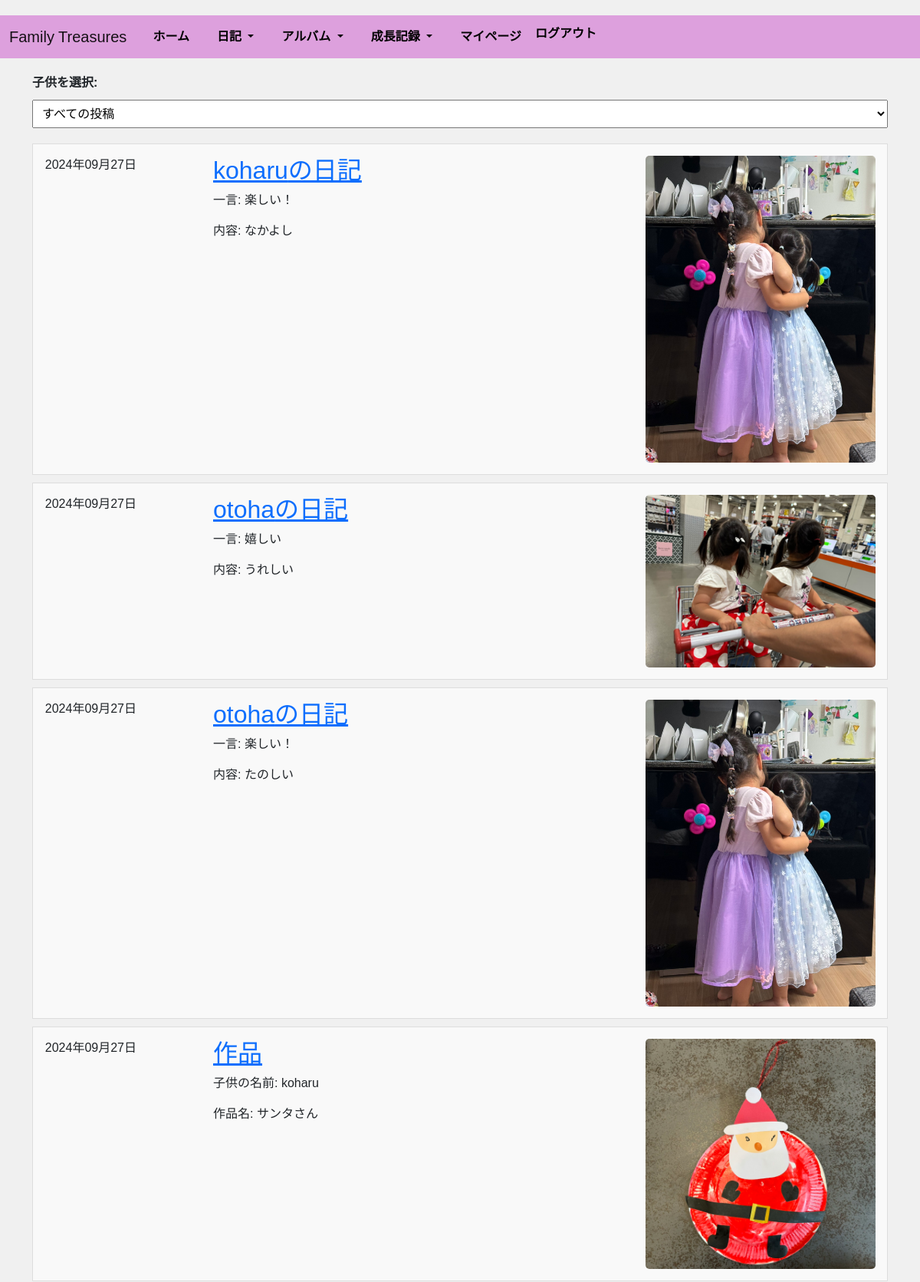
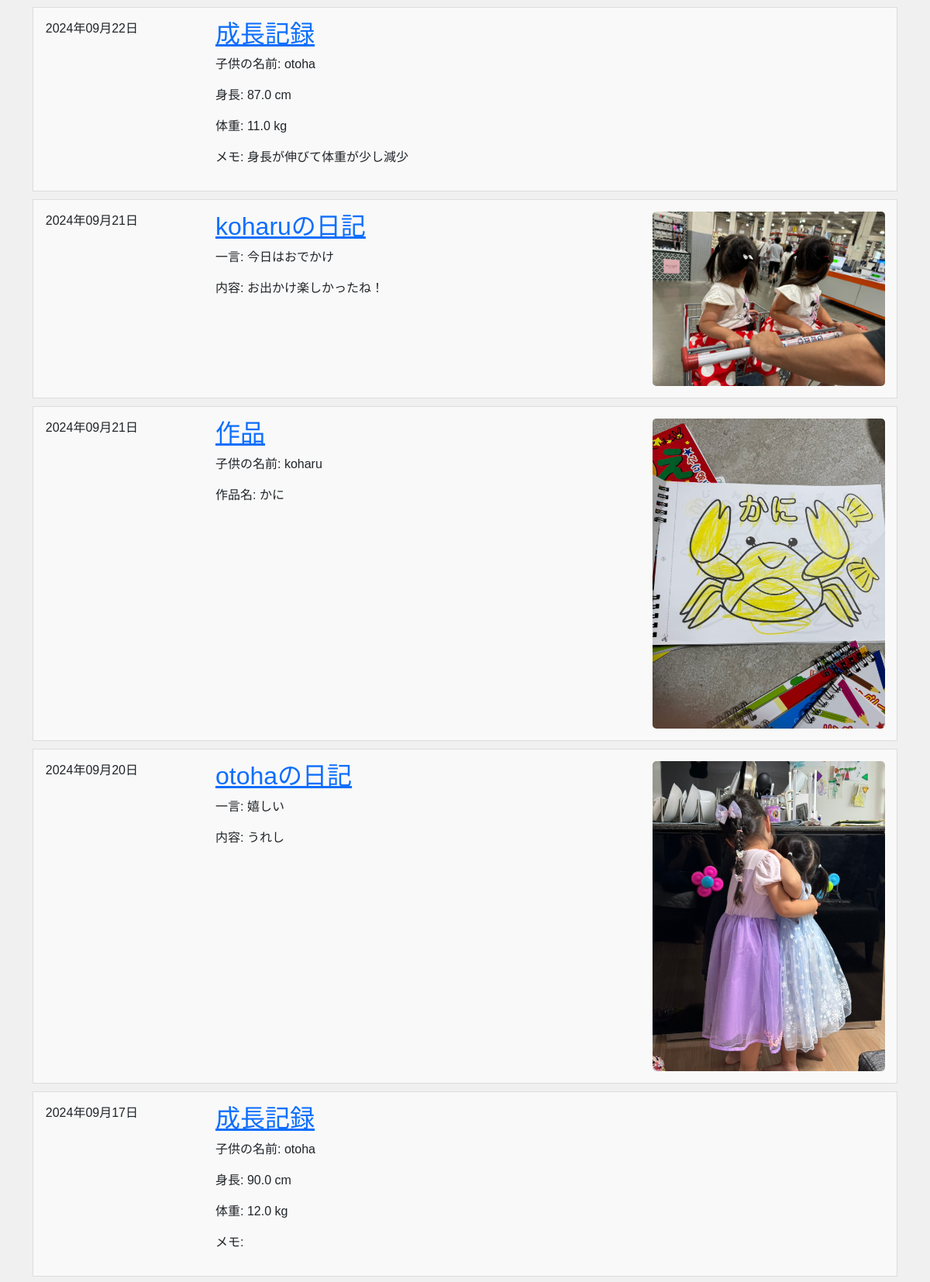
/app/home/ (signed in, upper part), run on the app's committed database (2 pictures, top to bottom).
### app/models.py (models this page shows, shortened)
class Children(models.Model):
    household = models.ForeignKey('Household', on_delete=models.CASCADE, null=True, blank=True)
    child_name = models.CharField(max_length=255)
    birthdate = models.DateField()
    created_at = models.DateTimeField(auto_now_add=True)
    updated_at = models.DateTimeField(auto_now=True)
    class Meta:
        db_table = 'children'

class Template(models.Model):
    text = models.TextField()
    created_at = models.DateTimeField(auto_now_add=True)
    updated_at = models.DateTimeField(auto_now=True)
    class Meta:
        db_table = 'templates'

class Diary(models.Model):
    user = models.ForeignKey(settings.AUTH_USER_MODEL, on_delete=models.CASCADE)
    household = models.ForeignKey('Household', on_delete=models.CASCADE)
    child = models.ForeignKey('Children', on_delete=models.SET_NULL, null=True, blank=True)
    template = models.ForeignKey('Template', on_delete=models.SET_NULL, null=True, blank=True)
    stamp = models.ForeignKey('Stamp', on_delete=models.SET_NULL, null=True, blank=True)
    weather = models.ForeignKey('Weather', on_delete=models.SET_NULL, null=True, blank=True)
    content = models.TextField(blank=True, null=True)
    entry_date = models.DateField(default=timezone.now)
    created_at = models.DateTimeField(auto_now_add=True)
    updated_at = models.DateTimeField(auto_now=True)
    class Meta:
        db_table = 'diaries'

class Artwork(models.Model):
    user = models.ForeignKey(settings.AUTH_USER_MODEL, on_delete=models.CASCADE)
    child = models.ForeignKey('Children', on_delete=models.CASCADE)
    image = models.ImageField(upload_to='artworks/')
    title = models.CharField(max_length=100)
    comment = models.TextField()
    creation_date = models.DateField(default=timezone.now)
    created_at = models.DateTimeField(auto_now_add=True)
    updated_at = models.DateTimeField(auto_now=True)

class GrowthRecord(models.Model):
    user = models.ForeignKey(settings.AUTH_USER_MODEL, on_delete=models.CASCADE)
    child = models.ForeignKey('Children', on_delete=models.CASCADE)
    height = models.FloatField()  # 身長（cm）
    weight = models.FloatField()  # 体重（kg）
    measurement_date = models.DateField(default=timezone.now)  # 計測日
    memo = models.TextField(blank=True, null=True)
    created_at = models.DateTimeField(auto_now_add=True)
    updated_at = models.DateTimeField(auto_now=True)
    class Meta:
        db_table = 'growth_records'

### app/views.py (the view)
# urls.py: path('home/', HomeView.as_view(), name='home'),
class HomeView(LoginRequiredMixin, View):
    def get(self, request):
        def ensure_datetime(dt):
            if isinstance(dt, date):
                dt = datetime.combine(dt, datetime.min.time())
            if timezone.is_naive(dt):
                dt = timezone.make_aware(dt)
            return dt
        selected_child_id = request.GET.get('child_id')
        children_list = Children.objects.filter(household=request.user.household)
        if selected_child_id:
            selected_child = get_object_or_404(Children, id=selected_child_id, household=request.user.household)
            diaries = Diary.objects.filter(child=selected_child, user__household=request.user.household)
            artworks = Artwork.objects.filter(child=selected_child, user__household=request.user.household)
            growth_records = GrowthRecord.objects.filter(child=selected_child, user__household=request.user.household)
        else:
            diaries = Diary.objects.filter(user__household=request.user.household).order_by('-entry_date')
            artworks = Artwork.objects.filter(user__household=request.user.household)
            growth_records = GrowthRecord.objects.filter(user__household=request.user.household)
        diaries_list = [
            {
                'created_at': ensure_datetime(d.entry_date),
                'id': d.id,
                'type': 'diary',
                'child_name': d.child.child_name if d.child else "みんな",
                'content': d.content,
                'template': d.template.text if d.template else '',
                'first_image': d.medias.filter(media_type='image').first().media_file.url if d.medias.filter(media_type='image').exists() else None,
                'detail_url': reverse('app:diary_detail', args=[d.id]),
            }
            for d in diaries
        ]
        artworks_list = [
            {
                'created_at': ensure_datetime(a.creation_date),
                'id': a.id,
                'type': 'artwork',
                'child_name': a.child.child_name if a.child else "家族作品",
                'title': a.title,
                'image': a.image.url if a.image else None,
                'detail_url': reverse('app:artwork_detail', args=[a.id]),
            }
            for a in artworks
        ]
        growth_records_list = [
            {
                'created_at': ensure_datetime(g.measurement_date),
                'id': g.id,
                'type': 'growth_record',
                'child_name': g.child.child_name,
                'height': g.height,
                'weight': g.weight,
                'memo': g.memo,
                'list_url': reverse('app:growth_record_list'),
            }
            for g in growth_records
        ]
        combined_list = sorted(
            chain(diaries_list, artworks_list, growth_records_list),
            key=lambda x: x['created_at'],
            reverse=True
        )
        return render(request, "home.html", context={
            "combined_list": combined_list,
            "children_list": children_list,
            "selected_child_id": selected_child_id,
        })

### templates/home.html (shortened to what this page needs)
{% extends 'base.html' %}
{% block content %}
    {% load static %}
    <link rel="stylesheet" href="{% static 'css/home.css' %}">
    <div class="home-container">
        <form method="get" action="">
            <label for="child_select">子供を選択:</label>
            <select name="child_id" id="child_select" onchange="this.form.submit()">
                <option value="">すべての投稿</option>
            </select>
        </form>
        <ul>
            {% for item in combined_list %}
                <li>
                    <div class="item-date">
                        <p>{{ item.created_at|date:"Y年m月d日" }}</p>
                    </div>
                    <div class="item-content">
                        {% if item.type == 'diary' %}
                            <h2>
                                <a href="{{ item.detail_url }}">
                                    {% if item.child_name %}
                                        {{ item.child_name }}の日記
                                    {% else %}
                                        みんなの日記
                                    {% endif %}
                                </a>
                            </h2>
                            <div class="diary-details">
                                <p>一言: {{ item.template }}</p>
                                <p>内容: {{ item.content }}</p>
                            </div>
                        {% else %}
                            {% if item.type == 'artwork' %}
                                <h2><a href="{{ item.detail_url }}">作品</a></h2>
                                <div class="artwork-details">
                                    <p>子供の名前: {{ item.child_name }}</p>
                                    <p>作品名: {{ item.title }}</p>
                                </div>
                            {% else %}
                                {% if item.type == 'growth_record' %}
                                    <h2><a href="{{ item.list_url }}">成長記録</a></h2>
                                    <div class="growth-record-details">
                                        <p>子供の名前: {{ item.child_name }}</p>
                                        <p>身長: {{ item.height }} cm</p>
                                        <p>体重: {{ item.weight }} kg</p>
                                        <p>メモ: {{ item.memo }}</p>
                                    </div>
                                {% endif %}
                            {% endif %}
                        {% endif %}
                    </div>
                    <div class="item-right">
                        {% if item.first_image %}
                            <img src="{{ item.first_image }}" alt="画像">
                        {% else %}
                            {% if item.image %}
                                <img src="{{ item.image }}" alt="画像">
                            {% endif %}
                        {% endif %}
                    </div>
                </li>
            {% endfor %}
        </ul>
    </div>
{% endblock %}

### static/css/styles.css (style rules this page uses)
body { font-family: Arial, sans-serif; background-color: #f0f0f0; margin: 0; padding-top: 20px; }
label { display: block; margin-bottom: 5px; font-weight: bold; }
input[type="text"], input[type="date"], select { width: 100%; padding: 8px; margin-top: 5px; box-sizing: border-box; font-size: 16px; }

### static/css/home.css (style rules this page uses)
.home-container { margin-top: 20px; }
.home-container form { margin-bottom: 20px; }
.home-container ul { list-style-type: none; padding: 0; }
.home-container ul li { display: flex; align-items: flex-start; background-color: #f9f9f9; border: 1px solid #ddd; padding: 15px; margin-bottom: 10px; }
.item-date { flex-shrink: 0; width: 120px; margin-right: 100px; text-align: right; }
.item-content { flex: 1; display: flex; flex-direction: column; }
.item-right { flex-shrink: 0; margin-left: 20px; }
.diary-details, .artwork-details, .growth-record-details { display: flex; flex-direction: column; }
.home-container ul li img { max-width: 300px; height: auto; border-radius: 5px; object-fit: cover; }

### data on the page
Children: child_name "koharu" "koharu", child_name "koharu" "koharu"
Template: template "楽しい！" "楽しい！"
Diary: content "なかよし"
Children: child_name "otoha" "otoha" "otoha", child_name "otoha" "otoha"
Template: template "嬉しい" "嬉しい"
Diary: content "うれしい"
Diary: content "たのしい"
Artwork: title "サンタさん"
GrowthRecord: height "87.0", weight "11.0", memo "身長が伸びて体重が少し減少"
Template: template "今日はおでかけ"
Diary: content "お出かけ楽しかったね！"
Artwork: title "かに"
Diary: content "うれし"
GrowthRecord: height "90.0", weight "12.0"

### other printed values
{{ item.created_at|date:"Y年m月d日" }} "2024年09月27日" "2024年09月27日" "2024年09月27日" "2024年09月27日" "2024年09月22日" "2024年09月21日" "2024年09月21日" "2024年09月20日" "2024年09月17日"
